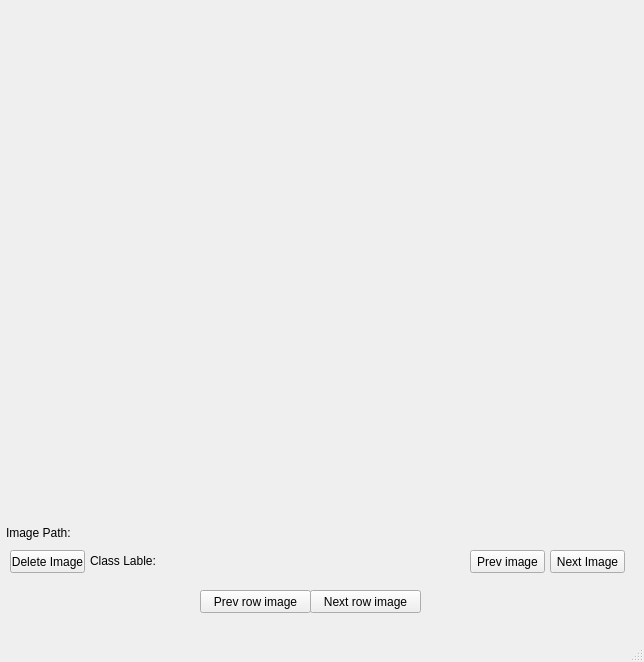
<?xml version="1.0" encoding="UTF-8"?>
<ui version="4.0">
 <class>plot_image</class>
 <widget class="QMainWindow" name="plot_image">
  <property name="geometry">
   <rect>
    <x>0</x>
    <y>0</y>
    <width>644</width>
    <height>662</height>
   </rect>
  </property>
  <property name="windowTitle">
   <string>MainWindow</string>
  </property>
  <widget class="QWidget" name="centralwidget">
   <widget class="QLabel" name="label">
    <property name="geometry">
     <rect>
      <x>60</x>
      <y>10</y>
      <width>501</width>
      <height>501</height>
     </rect>
    </property>
    <property name="text">
     <string/>
    </property>
   </widget>
   <widget class="QPushButton" name="Button_prev">
    <property name="geometry">
     <rect>
      <x>470</x>
      <y>550</y>
      <width>75</width>
      <height>23</height>
     </rect>
    </property>
    <property name="text">
     <string>Prev image</string>
    </property>
   </widget>
   <widget class="QPushButton" name="Button_del">
    <property name="geometry">
     <rect>
      <x>10</x>
      <y>550</y>
      <width>75</width>
      <height>23</height>
     </rect>
    </property>
    <property name="text">
     <string>Delete Image</string>
    </property>
   </widget>
   <widget class="QPushButton" name="Button_next">
    <property name="geometry">
     <rect>
      <x>550</x>
      <y>550</y>
      <width>75</width>
      <height>23</height>
     </rect>
    </property>
    <property name="text">
     <string>Next Image</string>
    </property>
   </widget>
   <widget class="QLabel" name="label_2">
    <property name="geometry">
     <rect>
      <x>6</x>
      <y>523</y>
      <width>621</width>
      <height>20</height>
     </rect>
    </property>
    <property name="text">
     <string>Image Path:</string>
    </property>
   </widget>
   <widget class="QLabel" name="label_3">
    <property name="geometry">
     <rect>
      <x>90</x>
      <y>550</y>
      <width>361</width>
      <height>21</height>
     </rect>
    </property>
    <property name="text">
     <string>Class Lable:</string>
    </property>
   </widget>
   <widget class="QPushButton" name="Next_row_im">
    <property name="geometry">
     <rect>
      <x>310</x>
      <y>590</y>
      <width>111</width>
      <height>23</height>
     </rect>
    </property>
    <property name="text">
     <string>Next row image</string>
    </property>
   </widget>
   <widget class="QPushButton" name="Prev_row_im">
    <property name="geometry">
     <rect>
      <x>200</x>
      <y>590</y>
      <width>111</width>
      <height>23</height>
     </rect>
    </property>
    <property name="text">
     <string>Prev row image</string>
    </property>
   </widget>
  </widget>
  <widget class="QMenuBar" name="menubar">
   <property name="geometry">
    <rect>
     <x>0</x>
     <y>0</y>
     <width>644</width>
     <height>22</height>
    </rect>
   </property>
  </widget>
  <widget class="QStatusBar" name="statusbar"/>
 </widget>
 <resources/>
 <connections/>
</ui>
